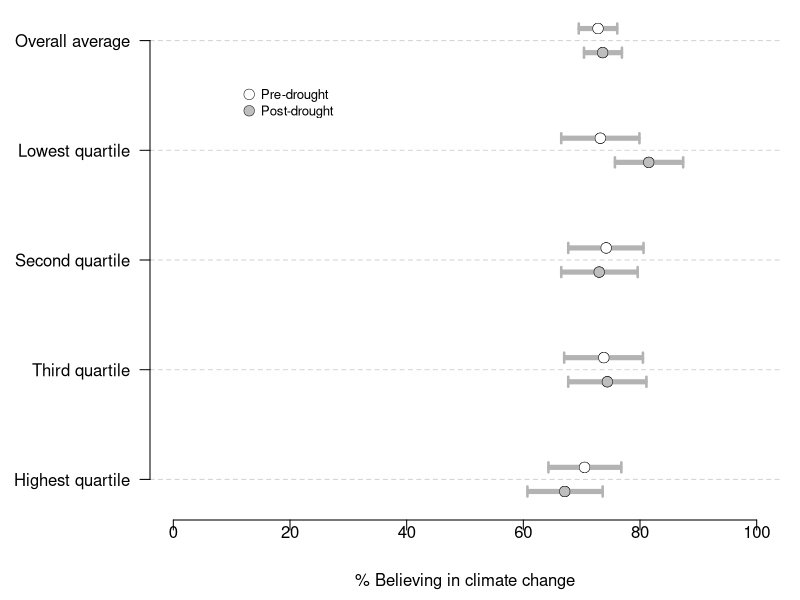
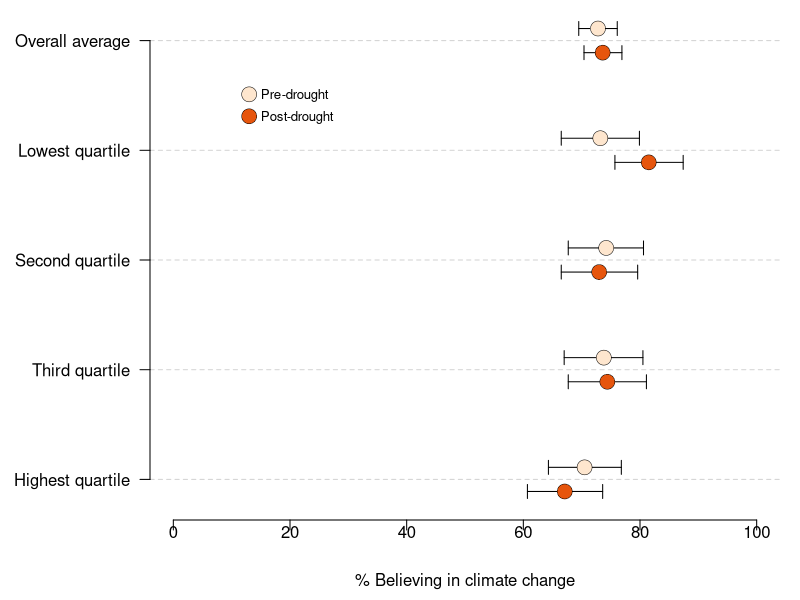

These figures' R source, in order:
# Set up data. Severity will provide the labels, pre is the pre-drought mean (i.e., effect size estimate), post is the post-drought mean. lowerCIpre and upperCIpre are the lower and upper bounds of the 95% confidence intervals for the pre-drought data, lowerCIpost and upperCIpost are the same for the post-drought data. If I were fancier, I could calculate those and store them as variables rather than manually input them from prior analysis. But I'm not that fancy.

severity = c("Overall average","Lowest quartile","Second quartile","Third quartile","Highest quartile")
pre = c(72.8,73.2,74.2,73.8,70.5)
post = c(73.6,81.5,73.0,74.4,67.1)
lowerCIpre = c(69.5,66.5,67.7,67.0,64.3)
upperCIpre = c(76.1,79.9,80.6,80.5,76.8)
lowerCIpost = c(70.4,75.7,66.5,67.7,60.7)
upperCIpost = c(76.9,87.4,79.6,81.1,73.6)


# Generate numbers for the y-axis. Note that we won't actually print the y-axis, but this helps to set it up.

y.axis <- length(severity):1

# Generate an adjustment value to move the dots up or down so you can see the intervals. You can, uh, adjust the adjustment value until you like how it looks.
adjustment <- 0.11

# Now, the actual graph. I selected the colors from colorbrewer2.org, using a single-hue sequential palette that was both colorblind and photocopier safe.
png("climateBinYoY-CIs.png", height = 6, width = 8.5, units = "in",res=600)


par(mar=c(4.5,7.5,.5,1), lheight = .3)

plot(pre, y.axis + adjustment, type = "p", axes=F, xlab = "% Believing in climate change", ylab = "", cex = 1.4, xlim = c(0,100), ylim = c(min(y.axis - adjustment), max(y.axis + adjustment)), main = "", col = "#fee6ce", lwd = 0.5)

abline(h = y.axis, lty = 2, lwd = 1, col = "light grey")

# CI Bars using the arrows command. lwd adjusts line width
arrows(lowerCIpre, y.axis + adjustment, upperCIpre, y.axis + adjustment, code = 3, length = 0.07, angle = 90)

arrows(lowerCIpost, y.axis - adjustment, upperCIpost, y.axis - adjustment, code = 3, length = 0.07, angle = 90)

# re-draw the original dots to make them appear over the CI lines and add in the second set of dots
points(pre, y.axis + adjustment, pch = 21, cex = 2, bg = "#fee6ce", lwd = 0.5 )
points(post, y.axis - adjustment, pch = 21, cex = 2, bg = "#e6550d", lwd =0.5 )

# Add in the axes
axis(1,at = seq(0,100, by = 20), label = seq(0,100, by = 20), mgp = c(.5,.6,.50), cex.axis = 1)
axis(2, at = y.axis, label = severity, las = 1, tick = T, cex.axis =1.0)


# Key labels
text(15,4.5, "Pre-drought", adj=0, cex = .8)
text(15,4.3, "Post-drought", adj=0, cex = .8)
points(13,4.51, cex = 2, pch = 21, bg ="#fee6ce", lwd =0.5 )
points(13,4.31, cex = 2, pch = 21, bg = "#e6550d", lwd =0.5 )

dev.off()


# Another way of displaying the error bars is as plain old lines, not arrows. This requires a few hacks (using segments and arrows, for example) and reducing the outline of the points (using lwd) for aesthetic purposes. I think the aesthetics of this could be improved, but this will do for now.

#png("climateBinYoY-errorlines.png", height = 6, width = 8.5, units = "in",res=600)

par(mar=c(4.5,7.5,.5,1), lheight = .3)

plot(pre, y.axis + adjustment, type = "p", axes=F, xlab = "% Believing in climate change", ylab = "", cex = 1.4, xlim = c(0,100), ylim = c(min(y.axis - adjustment), max(y.axis + adjustment)), main = "", lwd = 0.5)

abline(h = y.axis, lty = 2, lwd = 1, col = "light grey")

points(post, y.axis - adjustment, pch = 21, cex = 1.4, bg = "gray", lwd = 0.5 )

# Use a combination of the arrows and segments command to create the error bars. The segments makes the lines and the arrows makes the end of the lines.

arrows(lowerCIpre, y.axis + adjustment, upperCIpre, y.axis + adjustment, code = 3, length = 0.05, angle = 90, col = "gray70", lwd = 2.5)
segments(lowerCIpre, y.axis + adjustment, upperCIpre, y.axis + adjustment, col = "gray70", lwd = 5, lend = 1)

arrows(lowerCIpost, y.axis - adjustment, upperCIpost, y.axis - adjustment, code = 3, length = 0.05, angle = 90, col = "gray70", lwd = 2.5)
segments(lowerCIpost, y.axis - adjustment, upperCIpost, y.axis - adjustment, col = "gray70", lwd = 5, lend = 1)

# re-draw the dots to make them appear over the CI lines
points(pre, y.axis + adjustment, pch = 21, cex = 1.4, bg = "white", lwd = 0.5 )
points(post, y.axis - adjustment, pch = 21, cex = 1.4, bg = "gray", lwd = 0.5 )

# Add the axes
axis(1,at = seq(0,100, by = 20), label = seq(0,100, by = 20), mgp = c(.5,.6,.50), cex.axis = 1)

axis(2, at = y.axis, label = severity, las = 1, tick = T, cex.axis =1.0)

# Key labels
text(15,4.5, "Pre-drought", adj=0, cex = .8) 
text(15,4.35, "Post-drought", adj=0, cex = .8)
points(13,4.51, cex = 1.4, lwd = 0.5)
points(13,4.36,pch = 21, bg = "gray", cex = 1.4, lwd = 0.5)

dev.off()